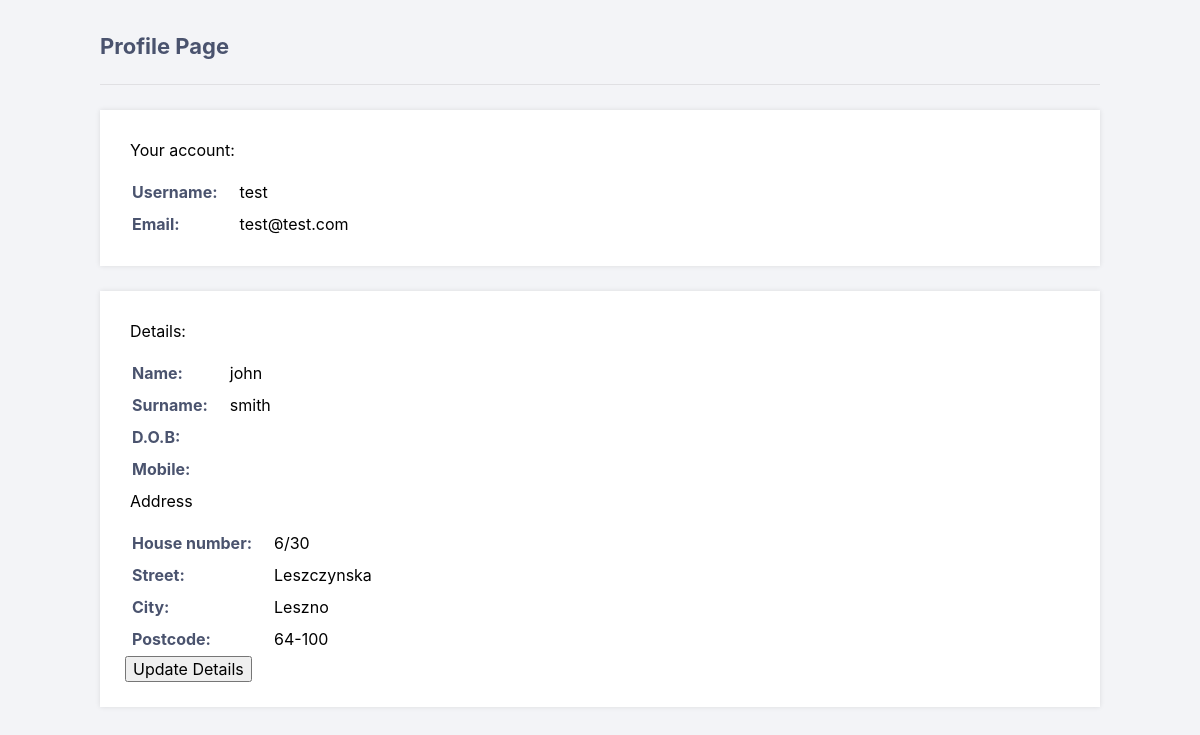
Page /public_html/user/profile.php (signed in) on the earlier database version.
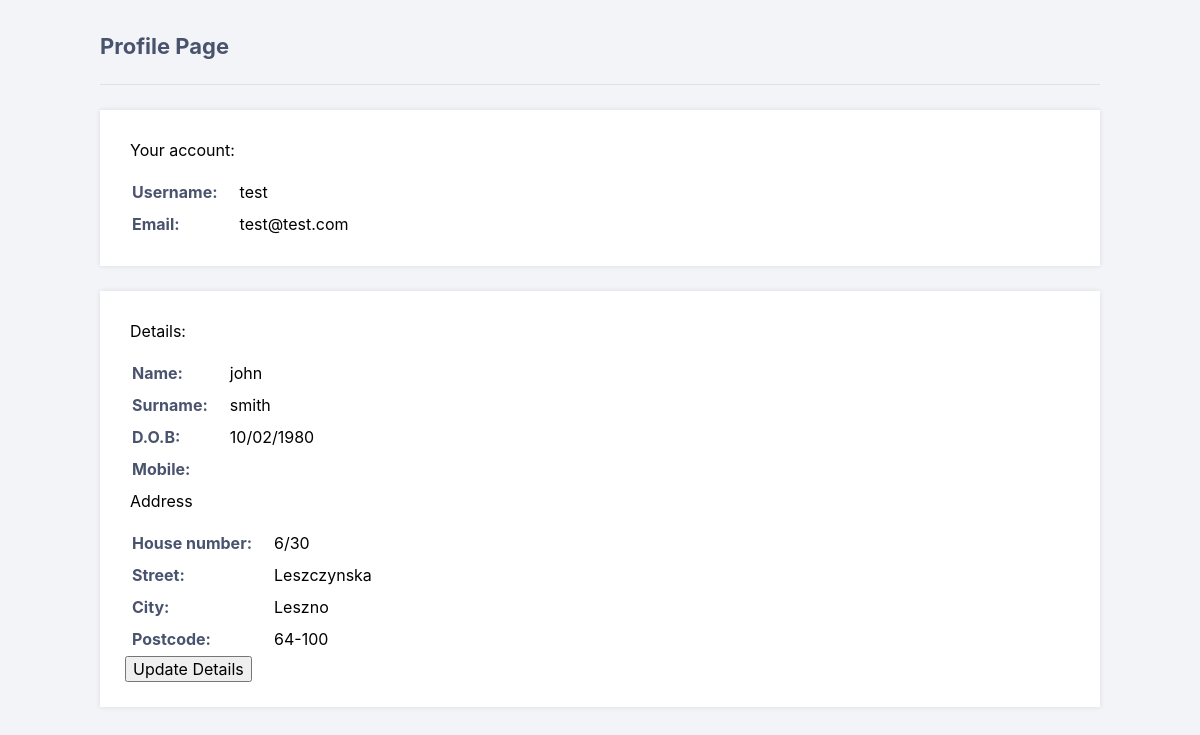
Same page on the later database version.
### tables this page shows
CREATE TABLE IF NOT EXISTS `accounts` (
	`id` int NOT NULL AUTO_INCREMENT,
  	`username` varchar(50) NOT NULL UNIQUE,
  	`password` varchar(255) NOT NULL,
  	`email` varchar(100) NOT NULL UNIQUE,
    `activation_code` varchar(50) DEFAULT '',   
    PRIMARY KEY (`id`)    
);

CREATE TABLE IF NOT EXISTS `userdetails` (
	 `user_id` int NOT NULL,
     `given_name` varchar(50) NOT NULL,
     `surname` varchar(50) NOT NULL,
     `dob` varchar(10) NOT NULL,
     `mobile` varchar(20) DEFAULT '',
    PRIMARY KEY (`user_id`),
    FOREIGN KEY (`user_id`) REFERENCES `accounts`(`id`) ON DELETE CASCADE
);

CREATE TABLE IF NOT EXISTS `addresses` (
     `user_id` int NOT NULL,
     `street` varchar(50) DEFAULT '' ,
     `house` varchar(20) DEFAULT '',
     `city` varchar(20) DEFAULT '',
     `postcode` varchar(6) DEFAULT '',
    PRIMARY KEY (`user_id`),
    FOREIGN KEY (`user_id`) REFERENCES `accounts`(`id`) ON DELETE CASCADE
);

### public_html/user/profile.php (the view, shortened to what this page needs)
<?php
include '../db/_con.php';
$stmt = $con->prepare('SELECT email, ud.given_name, ud.surname, ud.mobile, ud.dob, ad.street, ad.house, ad.city, ad.postcode FROM accounts as ac
JOIN userdetails as ud
ON ac.id = ud.user_id
JOIN addresses as ad
on ac.id = ad.user_id
WHERE ac.id = ?');
$stmt->bind_param('i', $_SESSION['id']);
$stmt->execute();
$stmt->bind_result($email, $given_name, $surname, $mobile, $dob, $street, $house, $city, $postcode );
?>
<!DOCTYPE html>
<html>
	<head>
		<link href="../style.css" rel="stylesheet" type="text/css">
		<link rel="stylesheet" href="https://use.fontawesome.com/releases/v5.7.1/css/all.css">
	</head>
	<body class="loggedin">
		<div class="content">
			<h2>Profile Page</h2>
			<div>
				<p>Your account:</p>
				<table>
					<tr>
						<td>Username:</td>
						<td><?=$_SESSION['name']?></td>
					</tr>
					<tr>
						<td>Email:</td>
						<td><?=$email?></td>
					</tr>
				</table>
			</div>
			<div>
				<p>Details:</p>
				<table>
				<tr>
						<td>Name:</td>
						<td><?=$given_name?></td>
					</tr>
					<tr>
						<td>Surname:</td>
						<td><?=$surname?></td>
					</tr>
					<tr>
						<td>D.O.B:</td>
						<td><?=$dob?></td>
					</tr>
					<tr>
						<td>Mobile:</td>
						<td><?=$mobile?></td>
					</tr>
					</table>
					<p> Address</p>
					<table>
					<tr>
						<td>House number:</td>
						<td><?=$house?></td>
					</tr>
					<tr>
						<td>Street:</td>
						<td><?=$street?></td>
					</tr>
					<tr>
						<td>City:</td>
						<td><?=$city?></td>
					</tr>
					<tr>
						<td>Postcode:</td>
						<td><?=$postcode?></td>
					</tr>
				</table>
				<form action="../user/update_details.php">
					<input type="submit" value="Update Details" />
				</form>
	</body>
</html>

Differences in the rows shown:
changed through a linked row, accounts "test@test.com": userdetails.dob (not shown) → "10/02/1980"
